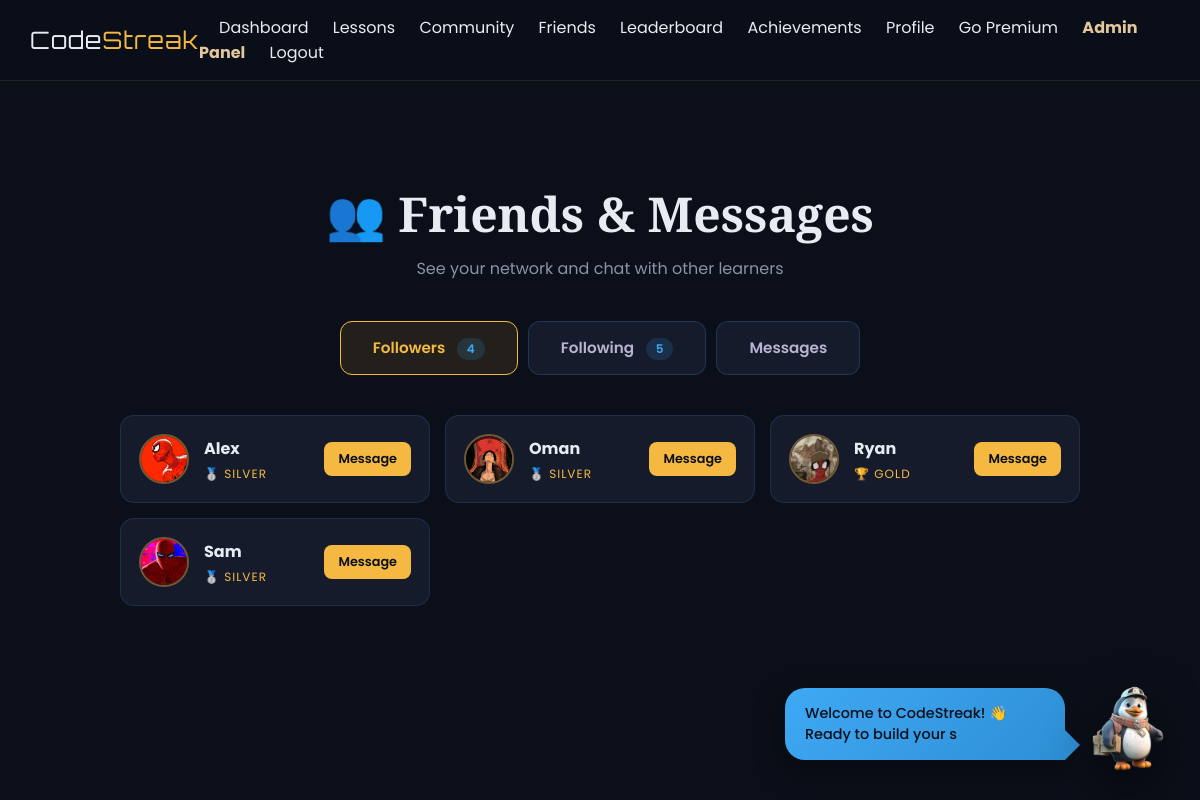
The app's page /social (signed in) with its own data.
### tables this page shows
CREATE TABLE users (
    id INTEGER PRIMARY KEY AUTOINCREMENT,
    username TEXT UNIQUE NOT NULL,
    email TEXT UNIQUE NOT NULL,
    password_hash TEXT NOT NULL,
    security_question TEXT,
    security_answer TEXT,
    streak INTEGER DEFAULT 0,
    streak_charge INTEGER DEFAULT 1,
    total_points INTEGER DEFAULT 0,
    weekly_points INTEGER DEFAULT 0,
    rank TEXT DEFAULT 'Bronze',
    premium INTEGER DEFAULT 0,
    achievements TEXT DEFAULT '[]',
    profile_picture TEXT,
    bio TEXT DEFAULT '',
    learning_goal TEXT DEFAULT 'Learning Python',
    avatar_emoji TEXT DEFAULT '🐉',
    created_at TIMESTAMP DEFAULT CURRENT_TIMESTAMP
, is_active BOOLEAN DEFAULT 1, is_admin BOOLEAN DEFAULT 0);

### app.py (the view)
@app.route('/social')
def social_hub():
    if 'user_id' not in session:
        return redirect(url_for('login'))
    conn = get_db()
    cur = conn.cursor()
    cur.execute("""
        SELECT u.id, u.username, u.total_points, u.streak, u.`rank`, u.profile_picture
        FROM users u
        JOIN follows f ON u.id = f.following_id
        WHERE f.follower_id = ?
        ORDER BY u.username ASC
    """, (session['user_id'],))
    following = cur.fetchall()
    cur.execute("""
        SELECT u.id, u.username, u.total_points, u.streak, u.`rank`, u.profile_picture
        FROM users u
        JOIN follows f ON u.id = f.follower_id
        WHERE f.following_id = ?
        ORDER BY u.username ASC
    """, (session['user_id'],))
    followers = cur.fetchall()
    cur.execute("""
        SELECT COUNT(*) as c FROM messages
        WHERE receiver_id = ? AND is_read = 0
    """, (session['user_id'],))
    unread_count = cur.fetchone()['c']
    cur.close()
    conn.close()
    return render_template(
        'social.html',
        following=following,
        followers=followers,
        unread_count=unread_count
    )

### app.py (called while the page is built)
def get_db():
    conn = sqlite3.connect('codestreak.db', detect_types=sqlite3.PARSE_DECLTYPES)
    conn.row_factory = sqlite3.Row
    return conn

### templates/social.html (shortened to what this page needs)
{% extends 'base.html' %}
{% block content %}
<div class="social-container">
    <div class="social-header">
        <h1 class="social-title">👥 Friends & Messages</h1>
        <p class="social-subtitle">See your network and chat with other learners</p>
    </div>
    <div class="social-tabs">
        <a href="#followers" class="social-tab active" onclick="showTab('followers', this)">
            Followers <span class="tab-count">{{ followers|length }}</span>
        </a>
        <a href="#following" class="social-tab" onclick="showTab('following', this)">
            Following <span class="tab-count">{{ following|length }}</span>
        </a>
        <a href="{{ url_for('messages_list') }}" class="social-tab">
            Messages
        </a>
    </div>
    <div class="social-panel active" id="panel-followers">
        {% if followers %}
            <div class="user-list">
                {% for u in followers %}
                <div class="user-row">
                    {% if u['profile_picture'] %}
                        <img src="{{ url_for('static', filename='uploads/' + u['profile_picture']) }}" class="user-row-avatar">
                    {% else %}
                        <div class="user-row-avatar-init">{{ u['username'][0]|upper }}</div>
                    {% endif %}
                    <div class="user-row-info">
                        <div class="user-row-name">{{ u['username'] }}</div>
                        <div class="user-row-rank">
                            {% if u['rank'] == 'Bronze' %}🥉{% elif u['rank'] == 'Silver' %}🥈{% elif u['rank'] == 'Gold' %}🏆{% elif u['rank'] == 'Platinum' %}👑{% endif %}
                            {{ u['rank'] }}
                        </div>
                    </div>
                    <div class="user-row-actions">
                        <a href="{{ url_for('chat', username=u['username']) }}" class="action-btn btn-message">Message</a>
                    </div>
                </div>
                {% endfor %}
            </div>
        {% else %}
            <div class="empty-social">
                No followers yet.<br>
                <a href="{{ url_for('users_directory') }}">Find people to follow →</a>
            </div>
        {% endif %}
    </div>
</div>
{% endblock %}

### templates/base.html (style rules this page uses)
:root { --near-black: #0B0F19; --azure-blue: #3FA9F5; --amber-gold: #F5B942; --emerald: #2ED9A5; --off-white: #E8EBF2; --surface: #151B2B; --surface-2: #1E2538; --champion-blue: #0B0F19; --lavender-tonic: #3FA9F5; --exotic-orange: #F5B942; --dirty-white: #E8EBF2; --ink: #0B0F19; --paper: #E8EBF2; --yellow: #F5B942; --red: #3FA9F5; --beige: #3FA9F5; --dark: #0B0F19; font-family: 'Poppins', sans-serif; color: var(--off-white); background: var(--near-black); }
* { box-sizing: border-box; margin: 0; padding: 0; }
html { min-height: 100%; background: var(--near-black); scroll-behavior: smooth; }
body { margin: 0; min-height: 100%; background: var(--near-black); overflow-x: hidden; font-family: 'Poppins', sans-serif; color: var(--off-white); }

### templates/social.html (style rules this page uses)
.social-container { max-width: 1000px; margin: 80px auto; padding: 20px; }
.social-header { text-align: center; margin-bottom: 40px; }
.social-title { font-family: 'Playfair Display', serif; font-size: 3rem; color: var(--off-white); margin-bottom: 10px; }
.social-subtitle { color: #8B92A8; }
.social-tabs { display: flex; gap: 10px; justify-content: center; margin-bottom: 40px; flex-wrap: wrap; }
.social-tab { padding: 14px 32px; border-radius: 12px; background: #151B2B; border: 1px solid rgba(63, 169, 245, 0.2); color: #B8B3D1; font-weight: 600; font-size: 0.95rem; cursor: pointer; transition: 0.3s; text-decoration: none; position: relative; }
.social-tab.active { background: rgba(245, 185, 66, 0.1); border-color: var(--amber-gold); color: var(--amber-gold); }
.tab-count { display: inline-block; background: rgba(63, 169, 245, 0.15); color: var(--azure-blue); padding: 2px 10px; border-radius: 12px; font-size: 0.75rem; margin-left: 8px; }
.social-panel { display: none; }
.social-panel.active { display: block; }
.user-list { display: grid; grid-template-columns: repeat(auto-fill, minmax(280px, 1fr)); gap: 15px; }
.user-row { background: #151B2B; border: 1px solid rgba(63, 169, 245, 0.15); border-radius: 14px; padding: 18px; display: flex; align-items: center; gap: 15px; transition: 0.3s; }
.user-row-avatar { width: 50px; height: 50px; border-radius: 50%; object-fit: cover; border: 2px solid rgba(245, 185, 66, 0.4); flex-shrink: 0; }
.user-row-info { flex: 1; min-width: 0; }
.user-row-name { color: var(--off-white); font-weight: 700; font-size: 1rem; margin-bottom: 4px; white-space: nowrap; overflow: hidden; text-overflow: ellipsis; }
.user-row-rank { color: var(--amber-gold); font-size: 0.75rem; text-transform: uppercase; letter-spacing: 1px; }
.user-row-actions { display: flex; gap: 8px; flex-shrink: 0; }
.action-btn { padding: 8px 14px; border-radius: 8px; font-size: 0.8rem; font-weight: 600; text-decoration: none; cursor: pointer; border: none; transition: 0.3s; white-space: nowrap; }
.btn-message { background: var(--amber-gold); color: var(--near-black); }

### records on screen
users: profile_picture (picture), username "Alex", rank "SILVER"
users: profile_picture (picture), username "Oman", rank "SILVER"
users: profile_picture (picture), username "Ryan", rank "GOLD"
users: profile_picture (picture), username "Sam", rank "SILVER"

### other values on screen
{{ followers|length }} "4"
{{ following|length }} "5"
